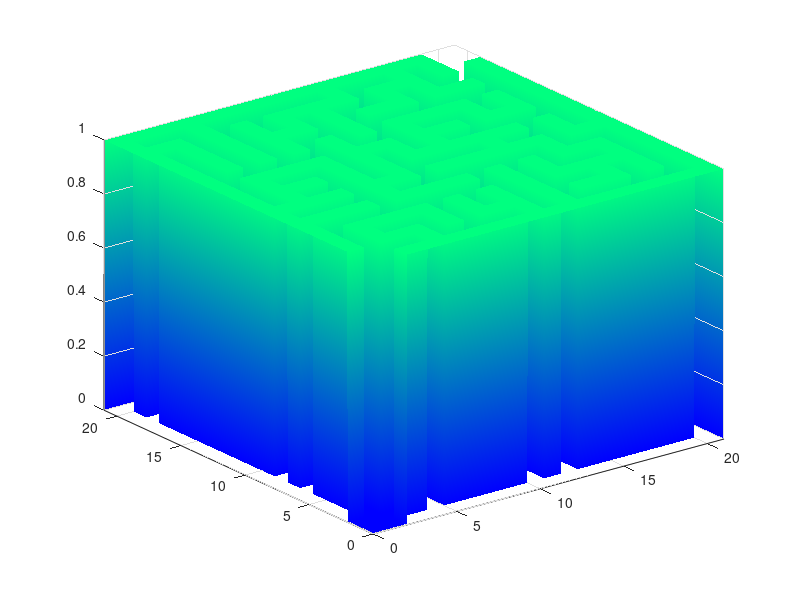

Recreate this plot in MATLAB.
function spline2D()
    spline2Duniform()
    %spline2Dmatrix()
    return

    function t = check_sanity(knot_vector, p)

        initial = knot_vector(1)
        kvsize = size(knot_vector, 2)

        t = true
        counter = 1

        for i = 1:p + 1

            if (initial ~= knot_vector(i))
                t = false
                return
            end

        end

        for i = p + 2:kvsize - p - 1

            if (initial == knot_vector(i))
                counter = counter + 1

                if (counter > p)
                    t = false
                    return
                end

            else
                initial = knot_vector(i)
                counter = 1
            end

        end

        initial = knot_vector(kvsize)

        for i = kvsize - p:kvsize

            if (initial ~= knot_vector(i))
                t = false
                return
            end

        end

        for i = 1:kvsize - 1

            if (knot_vector(i) > knot_vector(i + 1))
                t = false
            end

        end

        return

    end

    function spline2Dmatrix()
        knot_vectorx = [0 1 2]

        knot_vectory = [0 1 2]

        precision = 0.1

        %macros
        compute_nr_basis_functions = @(knot_vector, p) size(knot_vector, 2) - p - 1
        mesh = @(a, c) [a:precision * (c - a):c]

        %splines in x
        px = compute_p(knot_vectorx)
        tx = check_sanity(knot_vectorx, px)
        nrx = compute_nr_basis_functions(knot_vectorx, px)

        x_begin = knot_vectorx(1)
        x_end = knot_vectorx(size(knot_vectorx, 2))

        x = mesh(x_begin, x_end);

        %splines in y
        py = compute_p(knot_vectory)
        ty = check_sanity(knot_vectory, py)
        nry = compute_nr_basis_functions(knot_vectorx, py)

        y_begin = knot_vectory(1)
        y_end = knot_vectory(size(knot_vectory, 2))

        y = mesh(y_begin, y_end);

        %X and Y coordinates of points over the 2D mesh
        [X, Y] = meshgrid(x, y);

        M(1:nrx * nry, 1:nrx * nry) = 0.0;
        hold on

        for i = 1:nrx
            %compute values of
            vx = compute_spline(knot_vectorx, px, i, X);

            for j = 1:nry
                vy = compute_spline(knot_vectory, py, j, Y);
                spline1 = vx .* vy;

                for k = 1:nrx
                    %compute values of
                    vx2 = compute_spline(knot_vectorx, px, k, X);

                    for l = 1:nry
                        vy2 = compute_spline(knot_vectory, py, l, Y);
                        spline2 = vx2 .* vy2;
                        crossection = spline1 .* spline2;
                        M(i + (j - 1) * nry, k + (l - 1) * nry) = M(i + (j - 1) * nry, k + (l - 1) * nry) + norm(crossection);
                    end

                end

            end

        end

        crossection
        hold off

    end

    function spline2Duniform()
                   
        coeffs = [0 0 1 1 1 1 1 1 1 1 1 1 1 1 1 1 1 1 1 1 1;
                0 0 0 0 0 0 1 0 1 0 0 0 0 0 0 0 0 0 1 0 1;
                1 0 1 1 1 0 1 0 1 1 1 1 1 0 1 1 1 1 1 0 1;
                1 0 1 0 1 0 1 0 1 0 1 0 1 0 0 0 0 0 0 0 1;
                1 1 1 0 1 0 1 0 1 0 1 0 1 0 1 1 1 1 1 1 1;
                1 0 0 0 1 0 0 0 0 0 0 0 1 0 0 0 0 0 0 0 1;
                1 0 1 1 1 0 1 1 1 1 1 1 1 0 1 1 1 1 1 0 1;
                1 0 0 0 0 0 1 0 1 0 0 0 0 0 0 0 1 0 0 0 1;
                1 0 1 1 1 0 1 0 1 1 1 1 1 1 1 0 1 1 1 0 1;
                1 0 1 0 0 0 1 0 0 0 0 0 1 0 0 0 0 0 1 0 1;
                1 1 1 1 1 0 1 0 1 0 1 1 1 0 1 1 1 1 1 0 1;
                1 0 0 0 0 0 0 0 1 0 1 0 0 0 0 0 0 0 1 0 1;
                1 1 1 1 1 1 1 0 1 0 1 1 1 1 1 0 1 0 1 1 1;
                1 0 0 0 0 0 0 0 1 0 1 0 1 0 1 0 1 0 0 0 1;
                1 0 1 0 1 1 1 0 1 1 1 0 1 0 1 0 1 1 1 0 1;
                1 0 1 0 1 0 0 0 1 0 1 0 0 0 1 0 0 0 1 0 1;
                1 0 1 1 1 0 1 1 1 0 1 0 1 1 1 0 1 1 1 1 1;
                1 0 0 0 1 0 1 0 0 0 0 0 1 0 0 0 1 0 0 0 1;
                1 0 1 1 1 1 1 0 1 1 1 0 1 1 1 0 1 0 1 1 1;
                1 0 0 0 0 0 0 0 1 0 0 0 0 0 0 0 0 0 0 0 0;
                1 1 1 1 1 1 1 1 1 1 1 1 1 1 1 1 1 1 1 0 0;
                ];

        [Nx, Ny] = size(coeffs);
        knot_vectorx = 0:Nx;
        knot_vectory = 0:Ny;
       
        precision = 0.001;

        %macros
        compute_nr_basis_functions = @(knot_vector, p) size(knot_vector, 2) - p - 1
        mesh = @(a, c) [a:precision * (c - a):c]

        %splines in x
        px = compute_p(knot_vectorx)
        tx = check_sanity(knot_vectorx, px)
        nrx = compute_nr_basis_functions(knot_vectorx, px)

        x_begin = knot_vectorx(1)
        x_end = knot_vectorx(size(knot_vectorx, 2))

        x = mesh(x_begin, x_end);

        %splines in y
        py = compute_p(knot_vectorx)
        ty = check_sanity(knot_vectorx, py)
        nry = compute_nr_basis_functions(knot_vectorx, py)

        y_begin = knot_vectory(1)
        y_end = knot_vectory(size(knot_vectory, 2))

        y = mesh(y_begin, y_end);

        %X and Y coordinates of points over the 2D mesh
        [X, Y] = meshgrid(x, y);
                     
        Z = zeros(numel(x), numel(y));

        for i = 1:nrx
            %compute values of
            vx = compute_spline(knot_vectorx, px, i, X);

            for j = 1:nry
                vy = compute_spline(knot_vectory, py, j, Y);
                Z = Z + coeffs(i,j) .* vx .* vy;
            end

        end
        
        surf(X, Y, Z);
        colormap winter
        shading interp
        axis tight
        hold off

    end

    function spline()

        knot_vector = [0 0 0 1 1 2 2 2]

        precision = 0.0001

        compute_nr_basis_functions = @(knot_vector, p) size(knot_vector, 2) - p - 1
        mesh = @(a, c) [a:precision * (c - a):c]

        p = compute_p(knot_vector)
        t = check_sanity(knot_vector, p)
        nr = compute_nr_basis_functions(knot_vector, p)

        x_begin = knot_vector(1)
        x_end = knot_vector(size(knot_vector, 2))

        x = mesh(x_begin, x_end);

        y = compute_spline(knot_vector, p, 1, x);
        plot(x, y)

        hold on

        for i = 2:nr
            y = compute_spline(knot_vector, p, i, x);
            plot(x, y)
        end

        hold off

    end

    function p = compute_p(knot_vector)

        initial = knot_vector(1)
        kvsize = size(knot_vector, 2)
        i = 1

        while (i + 1 < kvsize) && (initial == knot_vector(i + 1))
            i = i + 1
        end

        p = i - 1

        return
    end

    function y = compute_spline(knot_vector, p, nr, x)

        fC = @(x, a, b) (x) / (b - a) - a / (b - a);
        fD = @(x, c, d) (1 - x) / (d - c) + (d - 1) / (d - c);

        a = knot_vector(nr);
        b = knot_vector(nr + p);
        c = knot_vector(nr + 1);
        d = knot_vector(nr + p + 1);

        if (p == 0)
            y = 0 .* (x < a) + 1 .* (a <= x & x < d) + 0 .* (x > d);
            return
        end

        lp = compute_spline(knot_vector, p - 1, nr, x);
        rp = compute_spline(knot_vector, p - 1, nr + 1, x);

        if (a == b)
            y1 = 0 .* (x < a) + 1 .* (a <= x & x <= b) + 0 .* (x > b);
        else
            y1 = 0 .* (x < a) + fC(x, a, b) .* (a <= x & x <= b) + 0 .* (x > b);
        end

        if (c == d)
            y2 = 0 .* (x < c) + 1 .* (c < x & x <= d) + 0 .* (d < x);
        else
            y2 = 0 .* (x < c) + fD(x, c, d) .* (c < x & x <= d) + 0 .* (d < x);
        end

        y = lp .* y1 + rp .* y2;
        return

    end

end
